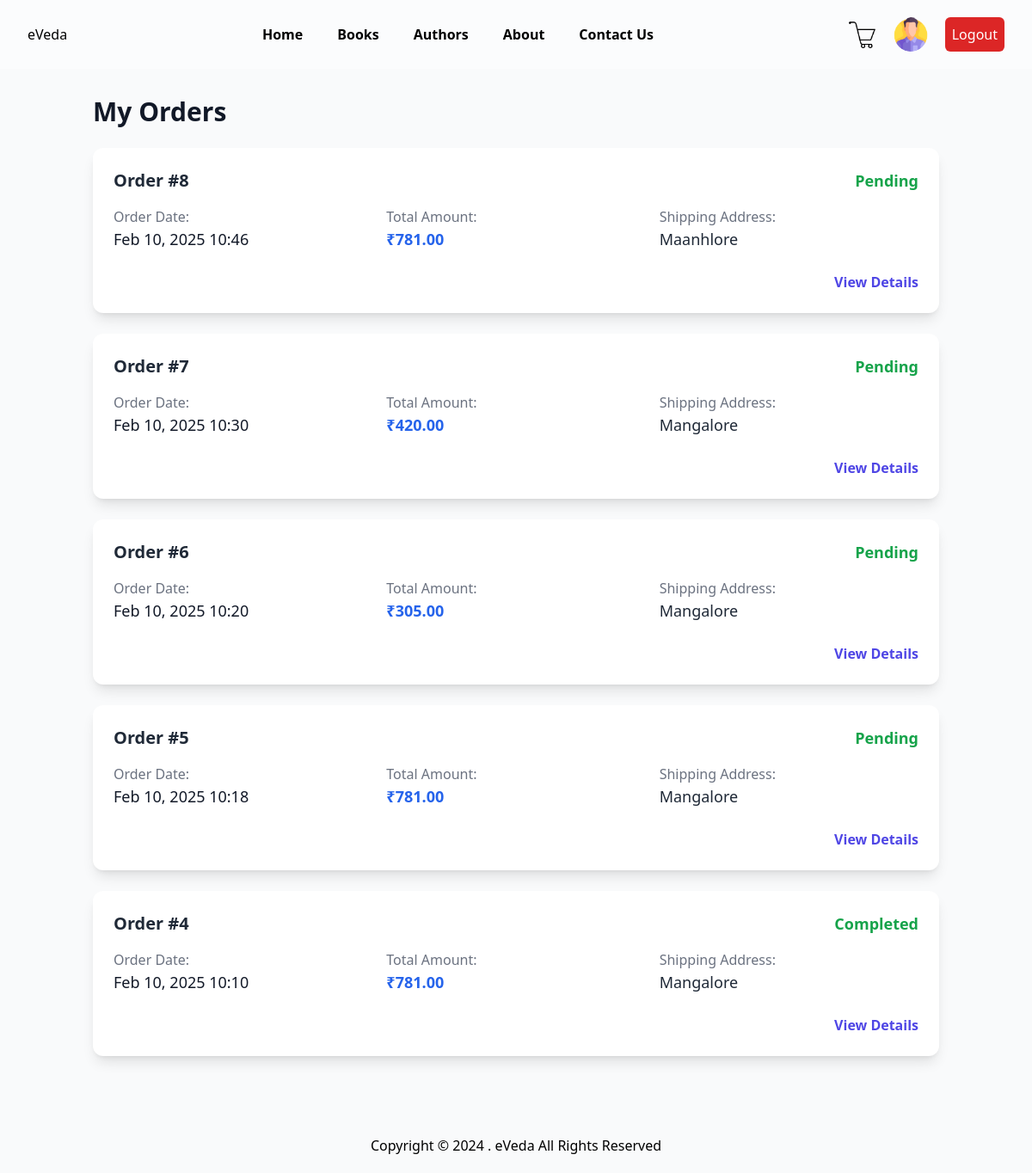
Page /my-orders/ (signed in) on the committed database.
### ebooks_app/models.py (models this page shows, shortened)
class Order(models.Model):
    user = models.ForeignKey(User, on_delete=models.CASCADE)
    books = models.ManyToManyField(Book, through='OrderItem')
    total_amount = models.DecimalField(max_digits=10, decimal_places=2)
    order_date = models.DateTimeField(auto_now_add=True)
    status = models.CharField(max_length=50, choices=[('pending', 'Pending'), ('completed', 'Completed')])
    shipping_address = models.TextField()
    receipt_id = models.CharField(max_length=255, blank=True)
    razorpay_payment_id = models.CharField(max_length=255, blank=True)

### ebooks_app/views.py (the view)
# urls.py: path('my-orders/', views.user_orders, name='user_orders'),
@login_required
def user_orders(request):
    orders = Order.objects.filter(user=request.user).order_by('-order_date')
    return render(request, 'pages/user_orders.html', {'orders': orders})

### ebooks_app/context_processors.py (called while the page is built)
def cart_context(request):
    if request.user.is_authenticated:
        try:
            cart = Cart.objects.get(user=request.user)
            total_items = cart.get_total_items()
            return {'cart_item_count': total_items}
        except Cart.DoesNotExist:
            return {'cart_item_count': 0}
    return {'cart_item_count': 0}

### ebooks_app/models.py (called while the page is built)
    def get_total_items(self):
        return sum(item.quantity for item in self.items.all())

### ebooks_app/templates/pages/user_orders.html
{% extends 'master_page.html' %} {% block title %}My Orders{% endblock %} {% block content %}
<div class="container mx-auto px-5 py-8">
    <h1 class="text-3xl font-extrabold text-gray-900 mb-6">My Orders</h1>
    {% if orders %}
    <div class="space-y-6">
        {% for order in orders %}
        <div class="bg-white p-6 shadow-lg rounded-xl hover:shadow-2xl transition duration-300">
            <div class="flex justify-between items-center mb-4">
                <h2 class="text-xl font-semibold text-gray-800">Order #{{ order.id }}</h2>
                <p class="text-lg text-green-600 font-semibold">{{ order.get_status_display }}</p>
            </div>
            <div class="grid grid-cols-1 sm:grid-cols-2 lg:grid-cols-3 gap-4 mb-6">
                <div>
                    <p class="text-gray-500">Order Date:</p>
                    <p class="text-lg text-gray-900">{{ order.order_date|date:"M d, Y H:i" }}</p>
                </div>
                <div>
                    <p class="text-gray-500">Total Amount:</p>
                    <p class="text-lg font-semibold text-blue-600">₹{{ order.total_amount }}</p>
                </div>
                <div>
                    <p class="text-gray-500">Shipping Address:</p>
                    <p class="text-lg text-gray-800">{{ order.shipping_address }}</p>
                </div>
            </div>
            <div class="text-right">
                <a href="{% url 'order_detail' order.id %}" class="text-indigo-600 font-semibold hover:text-indigo-800 transition duration-200">View Details</a>
            </div>
        </div>
        {% endfor %}
    </div>
    {% else %}
    <p class="text-gray-600">You have no orders yet.</p>
    {% endif %}
</div>
{% endblock %}

### rows in the picture
Order: id "8", status "Pending", order_date "Feb 10, 2025 10:46", total_amount "781.00", shipping_address "Maanhlore"
Order: id "7", status "Pending", order_date "Feb 10, 2025 10:30", total_amount "420.00", shipping_address "Mangalore"
Order: id "6", status "Pending", order_date "Feb 10, 2025 10:20", total_amount "305.00", shipping_address "Mangalore"
Order: id "5", status "Pending", order_date "Feb 10, 2025 10:18", total_amount "781.00", shipping_address "Mangalore"
Order: id "4", status "Completed", order_date "Feb 10, 2025 10:10", total_amount "781.00", shipping_address "Mangalore"
